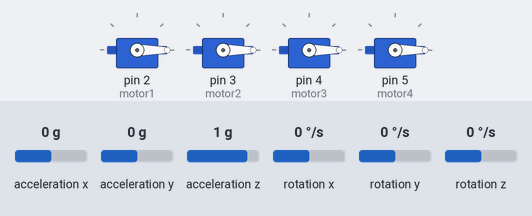
This sketch was run on a simulated Arduino Uno, built with avr-gcc and run on an emulated ATmega328P. On the bench: 4 × servo. Inputs (shaded band) come from the test bench; at power-on: rotation x 0 °/s, rotation z 0 °/s, rotation y 0 °/s, acceleration x 0 g, acceleration y 0 g, acceleration z 1 g. No radio packets arrive unless stated; what the sketch prints to the serial monitor is not drawn.

Above: at 3.6 s.
3.7 s: rotation x set to -192 °/s
At 4.3 s:
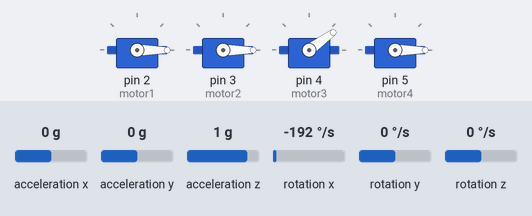
5.2 s: rotation z set to 100 °/s
At 5.46 s:
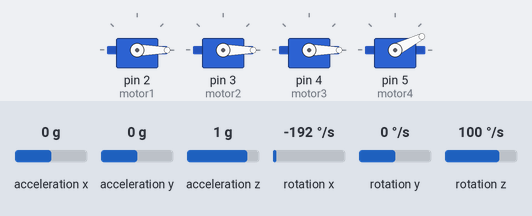
At 5.87 s:
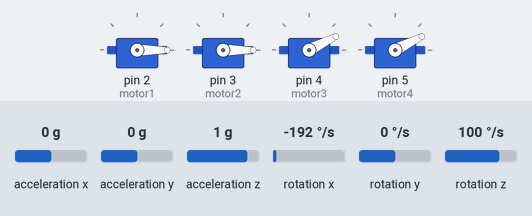
8.2 s: rotation z set to -192 °/s
11.2 s: rotation y set to -192 °/s
14.2 s: rotation x set to 0 °/s
17.2 s: rotation y set to 100 °/s
At 19.07 s:
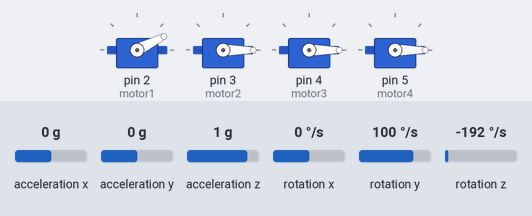
Timing chart, 0 to 21.2 s (numbered marks = the images above; inputs shaded):
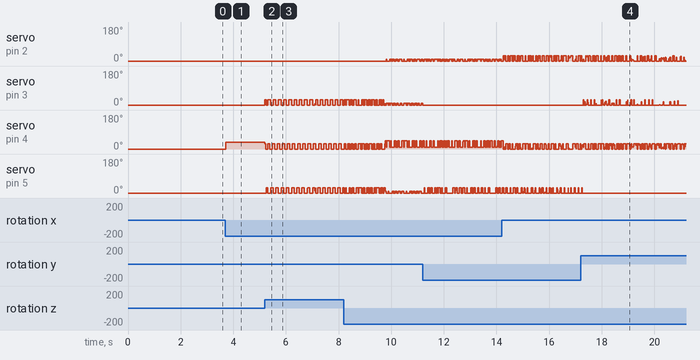

Measured:
- after the input at 3.7 s, servo on pin 4 (motor3): 0° → 36° at once
- after the input at 5.2 s, servo on pin 4 (motor3): goes 27° 0.04 s, 0° 0.08 s, 27° 0.06 s, 14 × (0° 0.10 s, 27° 0.10 s), then 0°, starting at once
- after the input at 17.2 s, servo on pin 5 (motor4): goes on until 17.3 s, then stays 0°

The sketch:

DroneController.ino
```cpp
#include <Wire.h>
#include "MPU6050.h"
#include <Servo.h>
#include <SPI.h>
#include <nRF24L01.h>
#include <RF24.h>


template<unsigned L> class MPU6050Fusion
{

public:
  int gindex = 0;

  float Smoothgx[L], SmoothgxT = 0;
  float Smoothgy[L], SmoothgyT = 0;
  float Smoothgz[L], SmoothgzT = 0;

  float Smoothacix[L], SmoothacixT = 0;
  float Smoothaciy[L], SmoothaciyT = 0;
  float Smoothaciz[L], SmoothacizT = 0;

  float acix, aciy, aciz;
  float ax, ay, az, gx, gy, gz;
  float g;

  //float accelerationx, accelerationy, accelerationz;
  //float offsetaccx, offsetaccy, offsetaccz;

  //float velocityx = 0, velocityy = 0, velocityz = 0;


  MPU6050 mpu;

  inline float GetSmoothedX() __attribute__((always_inline))
  {
    return SmoothacixT / L;
  }
  inline float GetSmoothedY() __attribute__((always_inline))
  {
    return SmoothaciyT / L;
  }
  inline float GetSmoothedZ() __attribute__((always_inline))
  {
    return SmoothacizT / L;
  }

  inline float GetSmoothedGyroX() __attribute__((always_inline))
  {
    return SmoothgxT / L;
  }
  inline float GetSmoothedGyroY() __attribute__((always_inline))
  {
    return SmoothgyT / L;
  }
  inline float GetSmoothedGyroZ() __attribute__((always_inline))
  {
    return SmoothgzT / L;
  }

  inline void gnext() __attribute__((always_inline))
  {
    if(gindex == 0) gindex = L - 1;
    else gindex--;
  }

  /*inline void CalculateAcceleration() __attribute__((always_inline))
  {

     //float aciy = acosf(normAccel.XAxis / yercekimi) * RAD_TO_DEG - 90;
       //float acix = 90 - acosf(normAccel.YAxis / yercekimi) * RAD_TO_DEG;

    float x = cosf((aciy + 90) * DEG_TO_RAD) * g;
    float y = cosf((90 - acix) * DEG_TO_RAD) * g;
    accelerationy = (ax - x) / g * 9.81  - offsetaccx;
    accelerationx = (ay - y) / g * 9.81  - offsetaccy;
    accelerationz = (0) / g * 9.81 - offsetaccz;

  }
*/

  void Initialize()
  {
    Serial.println("Initialize MPU6050.");

    while(!mpu.begin(MPU6050_SCALE_250DPS, MPU6050_RANGE_4G))
    { Serial.println("Could not find a valid MPU6050 sensor, check wiring!"); delay(500); }

    Serial.println("Calibrating Gyro!");
    mpu.setAccelOffsetX(-686);
    mpu.setAccelOffsetY(3071);
    mpu.setAccelOffsetZ(851);
    mpu.setGyroOffsetX(85);
    mpu.setGyroOffsetY(29);
    mpu.setGyroOffsetZ(6);
    mpu.setThreshold(0);

    mpu.calibrateGyro(2000);

    for(int i = 0; i < 100; i++)
    {
      mpu.getMotion6(&ax, &ay, &az, &gx, &gy, &gz);
      float yercekimi = sqrtf(ax*ax + ay*ay + az*az);
      g += yercekimi;
      float acceY = acosf(ax / yercekimi) * RAD_TO_DEG - 90;
      float acceX = 90 - acosf(ay / yercekimi) * RAD_TO_DEG;
      acix += acceX, aciy += acceY, aciz += 0;
    }
    g /= 100;
    acix /= 100;
    aciy /= 100;
    aciz /= 100;

    /*
    float offset1=0,offset2=0,offset3=0;
    for(int i = 0; i < 1000; i++)
    {
      mpu.getMotion6(&ax, &ay, &az, &gx, &gy, &gz);
      CalculateAcceleration();
      offset1 += accelerationx;
      offset2 += accelerationy;
      offset3 += accelerationz;
    }

    offsetaccx = offset1 / 1000;
    offsetaccy = offset2 / 1000;
    offsetaccz = offset3 / 1000;
    */

  }

  void Update(float timePassed)
  {
    mpu.getMotion6(&ax, &ay, &az, &gx, &gy, &gz);
    acix += timePassed * gx;
    aciy += timePassed * gy;
    float deltaZ = timePassed * gz;
    aciz += deltaZ;

    deltaZ *= DEG_TO_RAD;
    float cosdeltaZ = cosf(deltaZ);
    float sindeltaZ = sinf(deltaZ);
    float acix2 = acix * cosdeltaZ + aciy * sindeltaZ;
    float aciy2 = - acix * sindeltaZ + aciy *  cosdeltaZ;
    acix = acix2;
    aciy = aciy2;

    float yercekimi = sqrtf(ax*ax + ay*ay + az*az);
    float acceY = acosf(ax / yercekimi) * RAD_TO_DEG - 90;
    float acceX = 90 - acosf(ay / yercekimi) * RAD_TO_DEG;

    acix = 0.998f * acix + 0.002f * acceX;
    aciy = 0.998f * aciy  + 0.002f * acceY;

    gnext();

    SmoothacixT -= Smoothacix[gindex]; Smoothacix[gindex] = acix; SmoothacixT += Smoothacix[gindex];
    SmoothaciyT -= Smoothaciy[gindex]; Smoothaciy[gindex] = aciy; SmoothaciyT += Smoothaciy[gindex];
    SmoothacizT -= Smoothaciz[gindex]; Smoothaciz[gindex] = aciz; SmoothacizT += Smoothaciz[gindex];

    SmoothgxT -= Smoothgx[gindex]; Smoothgx[gindex] = gx; SmoothgxT += Smoothgx[gindex];
    SmoothgyT -= Smoothgy[gindex]; Smoothgy[gindex] = gy; SmoothgyT += Smoothgy[gindex];
    SmoothgzT -= Smoothgz[gindex]; Smoothgz[gindex] = gz; SmoothgzT += Smoothgz[gindex];

    /*CalculateAcceleration();
    velocityx += accelerationx * timePassed;
    velocityy += accelerationy * timePassed;
    velocityz += accelerationz * timePassed; */
  }
};


class PID
{
public:
  float KP, KI, KD;
  float LimitP, LimitI, LimitD;

  float Integral;

  PID(float k1, float k2, float k3, float l1, float l2, float l3, float integralbase = 0)
  {
    KP = k1;
    KI = k2;
    KD = k3;
    LimitP = l1;
    LimitI = l2;
    LimitD = l3;
    Integral = integralbase;
  }

  inline float Limit(float val, float limit) __attribute__((always_inline))
  {
    if(val > limit)
      return limit;
    else if(val < -limit)
      return -limit;
    return val;
  }

  inline float Gain(float timePassed, float aciP, float aciD, bool updateIntegral) __attribute__((always_inline))
  {
    if(updateIntegral)
      Integral = Limit(Integral + KI * timePassed * aciP, LimitI);
    return Limit(KP * aciP, LimitP) + Integral + Limit(KD * aciD, LimitD);
  }

};

MPU6050Fusion<8> mpu;

PID pidx(6, 0.1, 1.5, 100, 100, 100);
PID pidy(6, 0.1, 1.5, 100, 100, 100);
PID pidz(8, 0.0, 0.0, 50, 50, 50);

RF24 radio(9, 8);  // CE, CSN

const byte address[6] = "00001";

const int authcode = 5231968;

struct packet
{
  float throttle;
  float targetacix;
  float targetaciy;
  float targetaciz;
  int otherstuff;
  int code;
};

packet packetreceived;
packet newone;

unsigned long time = 0;
unsigned long newtime = 0;

bool start = false;

Servo motor1, motor2, motor3, motor4;

void setup()
{
  Serial.begin(250000);

  Serial.println("Attaching Motors!");
  motor1.attach(2,1000,2000);
  motor2.attach(3,1000,2000);
  motor3.attach(4,1000,2000);
  motor4.attach(5,1000,2000);


  if(false)
  {
    motor1.write(2000);
    motor2.write(2000);
    motor3.write(2000);
    motor4.write(2000);

    delay(5000);
    motor1.write(1000);
    motor2.write(1000);
    motor3.write(1000);
    motor4.write(1000);

    delay(1000);
  }
  else
  {
    motor1.write(1000);
    motor2.write(1000);
    motor3.write(1000);
    motor4.write(1000);
    delay(1000);
  }

  radio.begin();
  radio.openReadingPipe(0, address);
  radio.startListening();
  radio.setPALevel(RF24_PA_MAX);
  radio.setDataRate(RF24_250KBPS);

  packetreceived.throttle = 1000;
  packetreceived.targetacix = 0;
  packetreceived.targetaciy = 0;
  packetreceived.targetaciz = 0;

  delay(1000);
  mpu.Initialize();

}

float maxspeed = 1600, minspeed = 1000;

inline float throttleLimit(float x)
{
  if(x > maxspeed)
  x = maxspeed;
  else if (x < minspeed)
  x = minspeed;
  return x;
}

void RemoteControl()
{
  if (radio.available())
  {
    newone.code = -1;
    radio.read(&newone, sizeof(newone));
    if(newone.code == authcode)
    {
      packetreceived = newone;
    }
  }

}

int yazdir = 0;

void loop()
{
  yazdir++;
  newtime = micros();
  float timePassed = (newtime - time) / 1000000.0;
  time = newtime;

  if(!start)
  {
    start = true;
    return;
  }

  //Recieve message from remote control
  if(yazdir % 5 == 0)
  {
    RemoteControl();
  }

  //Calculate the angle of the drone
  mpu.Update(timePassed);

  //Calculate the PID gains
  float gainx = pidx.Gain(timePassed, (mpu.GetSmoothedX() - packetreceived.targetacix), mpu.GetSmoothedGyroX(), packetreceived.throttle > 1200);
  float gainy = pidy.Gain(timePassed, (mpu.GetSmoothedY() - packetreceived.targetaciy), mpu.GetSmoothedGyroY(), packetreceived.throttle > 1200);
  float gainz = pidz.Gain(timePassed, (mpu.GetSmoothedZ() - packetreceived.targetaciz), mpu.GetSmoothedGyroZ(), packetreceived.throttle > 1200);

  //Control the motors
  motor1.write(throttleLimit(packetreceived.throttle) + gainx - gainz);//2    //kötü
  motor2.write(throttleLimit(packetreceived.throttle) + gainy + gainz);    //temiz
  motor3.write(throttleLimit(packetreceived.throttle) - gainx - gainz);//4    //kötü
  motor4.write(throttleLimit(packetreceived.throttle) - gainy + gainz); //çok kötü

  if(yazdir == 15)
  {
    Serial.print(" SmoothedX:");
    Serial.print(mpu.GetSmoothedX());
    Serial.print(" SmoothedY:");
    Serial.print(mpu.GetSmoothedY());
    Serial.print(" SmoothedZ:");
    Serial.print(mpu.GetSmoothedZ()); // counter clock wise dönmesi + açı oluşturur
    Serial.print(" ekX:");
    Serial.print((gainx));
    Serial.print(" ekY:");
    Serial.print((gainy));
    Serial.print(" ekZ:");
    Serial.print((gainz));
    Serial.print(" ThrottleReceived:");
    Serial.print(packetreceived.throttle);
    Serial.print(" time:");
    Serial.print(timePassed*1000);

    Serial.print(" 1:");
    Serial.print(throttleLimit(packetreceived.throttle) + gainx - gainz);//2    //kötü
    Serial.print(" 2:");
    Serial.print(throttleLimit(packetreceived.throttle) + gainy + gainz);    //temiz
    Serial.print(" 3:");
    Serial.print(throttleLimit(packetreceived.throttle) - gainx - gainz);//4    //kötü
    Serial.print(" 4:");
    Serial.print(throttleLimit(packetreceived.throttle) - gainy + gainz); //çok kötü

    /*
    Serial.print(" accx:");
    Serial.print(mpu.accelerationx);
    Serial.print(" accy:");
    Serial.print(mpu.accelerationy);
    Serial.print(" velox:");
    Serial.print(mpu.velocityx);
    Serial.print(" veloy:");
    Serial.print(mpu.velocityy);*/
    Serial.println();


    yazdir = 0;
  }
}
```
